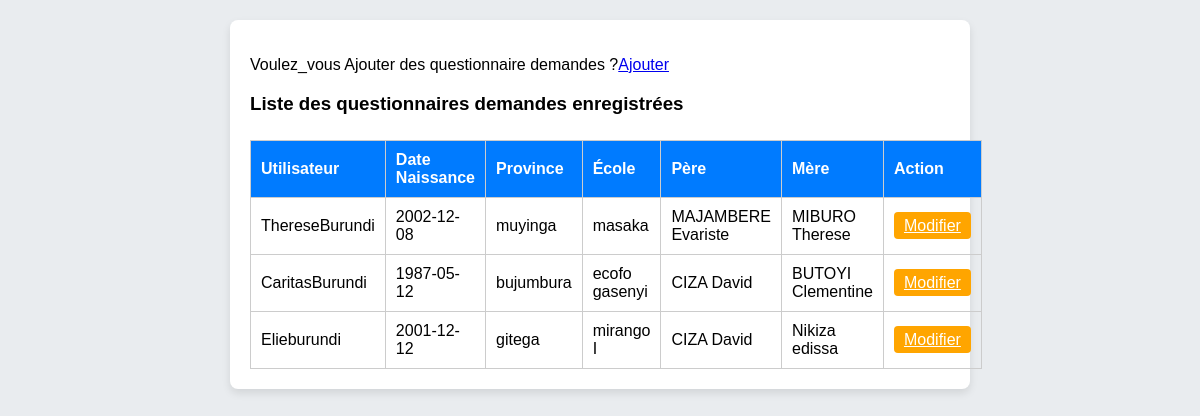
The page /modifie_quetionnaire.php on the database its author committed.
### tables this page shows
CREATE TABLE `questionnairedemande` (
  `id` int(11) NOT NULL,
  `id_utilisateur` int(11) NOT NULL,
  `date_naissance` date NOT NULL,
  `province` varchar(100) NOT NULL,
  `school` varchar(100) NOT NULL,
  `father` varchar(100) NOT NULL,
  `mother` varchar(100) NOT NULL,
  `created_at` timestamp NOT NULL DEFAULT current_timestamp()
);

CREATE TABLE `utilisateurs` (
  `id_utilisateur` int(11) NOT NULL,
  `nom` varchar(255) NOT NULL,
  `prenom` varchar(255) NOT NULL,
  `telephone` varchar(20) NOT NULL,
  `email` varchar(255) NOT NULL,
  `username` varchar(50) NOT NULL,
  `password` varchar(255) NOT NULL,
  `role` varchar(50) NOT NULL,
  `created_at` timestamp NOT NULL DEFAULT current_timestamp()
);

### modifie_quetionnaire.php (the view, shortened to what this page needs)
<?php
include "connexion.php";
?>
<!DOCTYPE html>
<html lang="fr">
<head>
</head>
<body>
    <div class="container">
        <p>Voulez_vous Ajouter des questionnaire demandes ?<a href="questionnaire.php">Ajouter</a></p>
        <h3>Liste des questionnaires demandes enregistrées</h3>
        <table>
            <tr>
                <th>Utilisateur</th>
                <th>Date Naissance</th>
                <th>Province</th>
                <th>École</th>
                <th>Père</th>
                <th>Mère</th>
                <th>Action</th>
            </tr>
            <?php
            $stmt = $conn->query("SELECT q.*, u.username FROM questionnairedemande q JOIN utilisateurs u ON q.id_utilisateur = u.id_utilisateur");
            while ($row = $stmt->fetch(PDO::FETCH_ASSOC)) {
                echo "<tr>
                        <td>" . htmlspecialchars($row['username']) . "</td>
                        <td>" . htmlspecialchars($row['date_naissance']) . "</td>
                        <td>" . htmlspecialchars($row['province']) . "</td>
                        <td>" . htmlspecialchars($row['school']) . "</td>
                        <td>" . htmlspecialchars($row['father']) . "</td>
                        <td>" . htmlspecialchars($row['mother']) . "</td>
                        <td><a href='?edit=" . $row['id'] . "' class='edit-btn'>Modifier</a></td>
                      </tr>";
            }
            ?>
        </table>
    </div>
</body>
</html>

### connexion.php (shortened to what this page needs)
<!DOCTYPE html>
<html lang="en">
<head>
</head>
<body>
</body>
</html>

### modifie_quetionnaire.php (style rules this page uses)
body { font-family: Arial, sans-serif; background-color: #e9ecef; margin: 0; padding: 20px; }
.container { max-width: 700px; background-color: white; margin: auto; padding: 20px; border-radius: 8px; box-shadow: 0 4px 8px rgba(0,0,0,0.1); }
table { width: 100%; border-collapse: collapse; margin-top: 25px; }
th, td { border: 1px solid #ccc; padding: 10px; text-align: left; }
th { background-color: #007BFF; color: white; }
.edit-btn { background-color: orange; border: none; padding: 5px 10px; color: white; border-radius: 4px; cursor: pointer; }

### rows shown on the page
questionnairedemande: id_utilisateur.username "ThereseBurundi", date_naissance "2002-12-08", province "muyinga", school "masaka", father "MAJAMBERE Evariste", mother "MIBURO Therese"
questionnairedemande: id_utilisateur.username "CaritasBurundi", date_naissance "1987-05-12", province "bujumbura", school "ecofo gasenyi", father "CIZA David", mother "BUTOYI Clementine"
questionnairedemande: id_utilisateur.username "Elieburundi", date_naissance "2001-12-12", province "gitega", school "mirango I", father "CIZA David", mother "Nikiza edissa"
